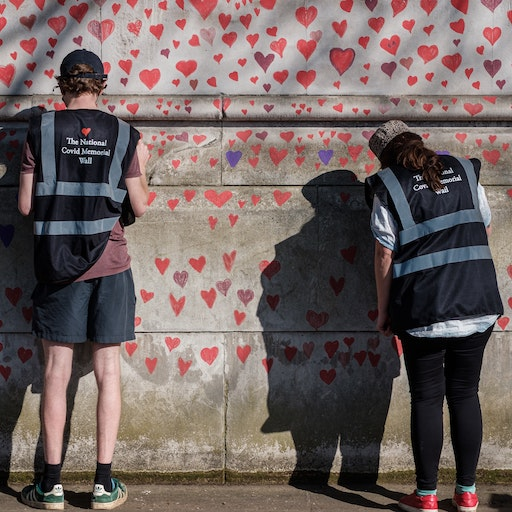
#> input picture filtering_class3/ImagensParaCasosDeTeste/ImagensParaCasosDeTeste-2/image01.jpg, 512 x 512 px
$ python assignment3.py   (older library calls are emulated)
#> lines starting #> are read from the running program, lines starting #| are printed output that depends on the picture
#!/usr/bin/env python3

"""

    Image Processing -- SCC0251/5830 — Prof. Moacir A. Ponti

    Assignment 3 : filtering

    @author: "Erikson Aguiar -- NUSP: 11023222"

                    2021, May -- 1º Semester

"""
import numpy as np
import imageio
from os import listdir

def normalize(image, a, b):
    norm = (image - image.min())*((b - a)/(image.max() - image.min()))+a
    return norm

# [53 lines left out: functions filter_1d, filter_2d, not called in this run]

def median_filter(imgref, n):
    '''
        Median filter applying in image
        paramters:
         - imageref -- original image
         - n -- size filter 2D filter to apply in image
        return:
            - image filtered
    '''
    img = imgref.astype(float)
    N,M = imgref.shape

    a = int(n/2)
    b = int(n/2)

    I_hat = np.zeros([N,M], dtype=img.dtype)
    img_pad = np.pad(img, (a,b))

    for x in range(a,N+a):
        for y in range(b, M+b):
            img_sub = img_pad[x-a:x+a+1, y-b:y+b+1]
            window = img_sub.flatten()
            I_hat[x-a,y-b] = np.median(window)

    I_hat_norm = normalize(I_hat, 0, 255).astype(np.uint8)

    return I_hat_norm

def root_mean_square_error(imgref, I_hat):
    '''
        Compare enhanced image against reference
        parameters:
            - imgref (numpy array) -- original image
            - I_hat (numpy array) --
        return:
            - rmse - root square error, which is difference between them
    '''
    N,M = I_hat.shape
    imgref = imgref.astype(np.int32)
    I_hat = I_hat.astype(np.int32)
    rmse = np.sqrt((np.sum(np.square(np.subtract(imgref, I_hat)))/(N*M)))

    return round(rmse, 4)

def select_method(imgref, method, parmeter_f):
    '''
        function that select filter method and calculate the rmse between output
        image  and original image
        parameters:
            - imgref (numpy array) -- original image
            - methof (int) -- selected method:
                    - method 1 -- Filtering 1D
                    - method 2 -- Filtering 2D
                    - method 3 -- 2D Median Filter
            - parmeter_f -- parameters used in method selected
        return:
            - rmse - difference between output and original images
    '''
    rmse = 0
    if method == 1:
        I_hat = filter_1d(imgref, parmeter_f)
        rmse = root_mean_square_error(imgref, I_hat)
    elif method == 2:
        I_hat = filter_2d(imgref, parmeter_f)
        rmse = root_mean_square_error(imgref, I_hat)
    elif method == 3:
        I_hat = median_filter(imgref, parmeter_f)
        rmse = root_mean_square_error(imgref, I_hat)

    return round(rmse, 4)


if __name__ == '__main__':

    #load images
    filename = input().rstrip()
#> the answer given: ImagensParaCasosDeTeste/ImagensParaCasosDeTeste-2/image01.jpg
    imgref = imageio.imread(filename, as_gray=True)
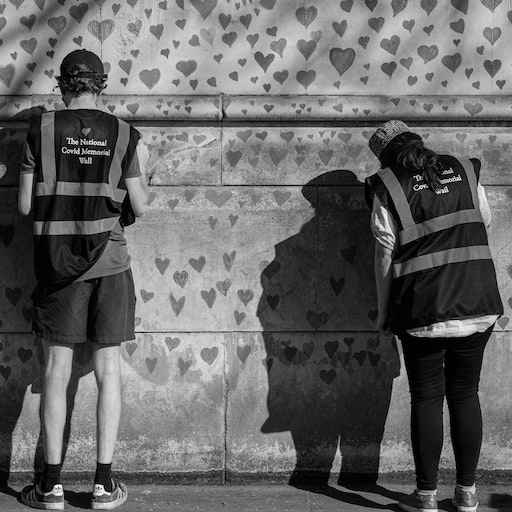
#> imgref: shape (512, 512) float32; min 0, max 254.5, mean 102.4

    #Filter method identifier F (1,2,3)
    #methods F:
    #   - method 1 -- Filtering 1D
    #   - method 2 -- Filtering 2D
    #   - method 3 -- 2D Median Filter
    method = int(input())
#> the answer given: 3

    #filter size
    n = int(input())
#> the answer given: 3

    parameters_f = None
    if method == 1:
        param = input().rstrip()
        parameters_f = np.array(param.split(' ')).astype(float)
    elif method == 2:
        f = np.zeros([n,n], dtype=int)
        for r in range(n):
           f[r,:] = input().rstrip().split(' ')
        parameters_f = f.astype(float)
    elif method == 3:
        parameters_f = n

    rmse = select_method(imgref, method, parameters_f)
#> in median_filter, `img_pad = np.pad(img, (a,b))`:
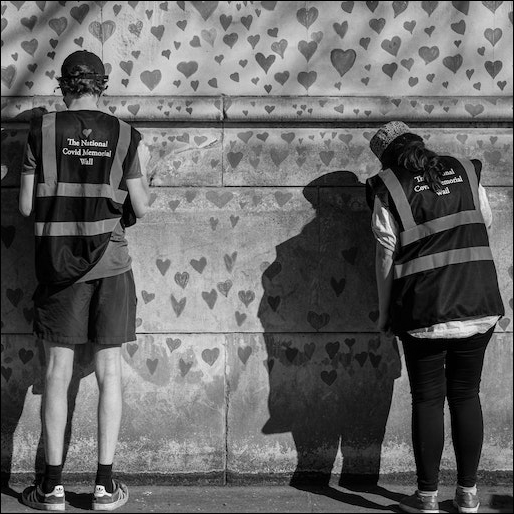
#> img_pad: shape (514, 514) float64; min 0, max 254.5, mean 101.6
#> in root_mean_square_error, `rmse = np.sqrt((np.sum(np.square(np.subtract(imgref, I_hat)))/(N*M)))`: rmse = 10.74
#> rmse = 10.74

    print(rmse)
#| 10.7365

$ run again, on filtering_class3/ImagensParaCasosDeTeste/ImagensParaCasosDeTeste-2/airplane.png
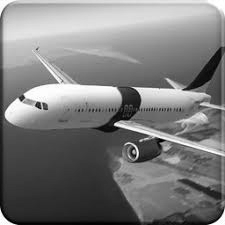
#> input picture filtering_class3/ImagensParaCasosDeTeste/ImagensParaCasosDeTeste-2/airplane.png, 225 x 225 px
#> imgref is the input picture: shape (225, 225) float32; min 0, max 255, mean 124
#> in median_filter, `img_pad = np.pad(img, (a,b))`:
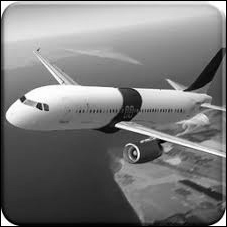
#> img_pad: shape (227, 227) float64; min 0, max 255, mean 121.8
#> in root_mean_square_error, `rmse = np.sqrt((np.sum(np.square(np.subtract(imgref, I_hat)))/(N*M)))`: rmse = 6.64
#| 6.6404

$ run again, on filtering_class3/ImagensParaCasosDeTeste/ImagensParaCasosDeTeste-2/arara.png
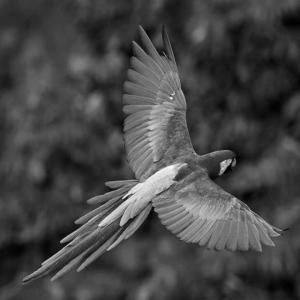
#> input picture filtering_class3/ImagensParaCasosDeTeste/ImagensParaCasosDeTeste-2/arara.png, 300 x 300 px
#> imgref is the input picture: shape (300, 300) float32; min 0, max 255, mean 69.6
#> in median_filter, `img_pad = np.pad(img, (a,b))`:
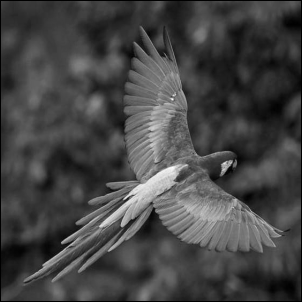
#> img_pad: shape (302, 302) float64; min 0, max 255, mean 68.7
#> in root_mean_square_error, `rmse = np.sqrt((np.sum(np.square(np.subtract(imgref, I_hat)))/(N*M)))`: rmse = 4.93
#| 4.9279

$ run again, on filtering_class3/ImagensParaCasosDeTeste/ImagensParaCasosDeTeste-2/baboon.png
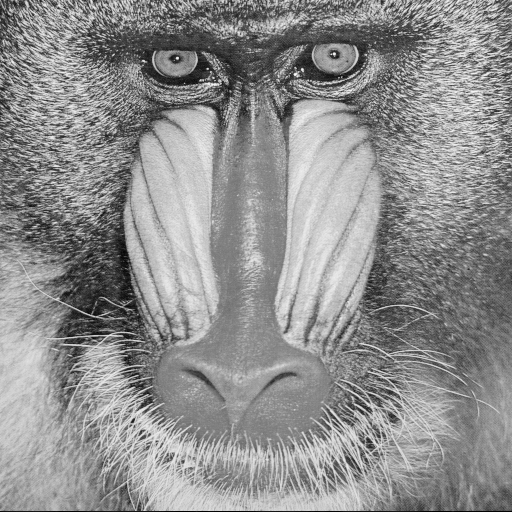
#> input picture filtering_class3/ImagensParaCasosDeTeste/ImagensParaCasosDeTeste-2/baboon.png, 512 x 512 px
#> imgref is the input picture: shape (512, 512) float32; min 0, max 255, mean 142.7
#> in median_filter, `img_pad = np.pad(img, (a,b))`:
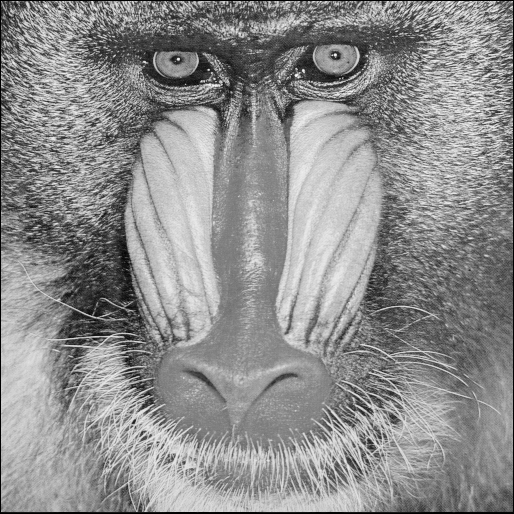
#> img_pad: shape (514, 514) float64; min 0, max 255, mean 141.6
#> after the loop in median_filter, `for x in range(a,N+a):`:
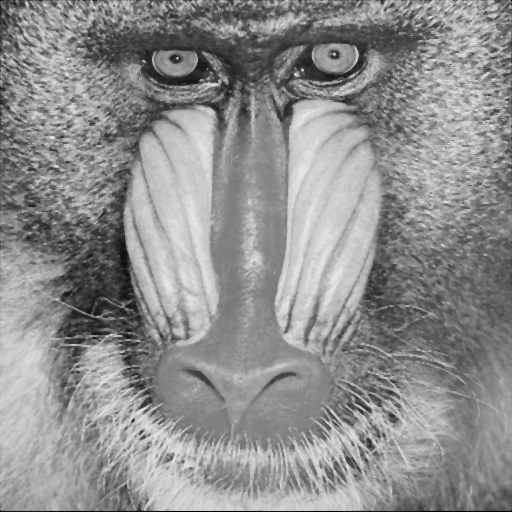
#> I_hat: shape (512, 512) float64; min 0, max 233, mean 142.3
#> in root_mean_square_error, `rmse = np.sqrt((np.sum(np.square(np.subtract(imgref, I_hat)))/(N*M)))`: rmse = 22.64
#| 22.6433
